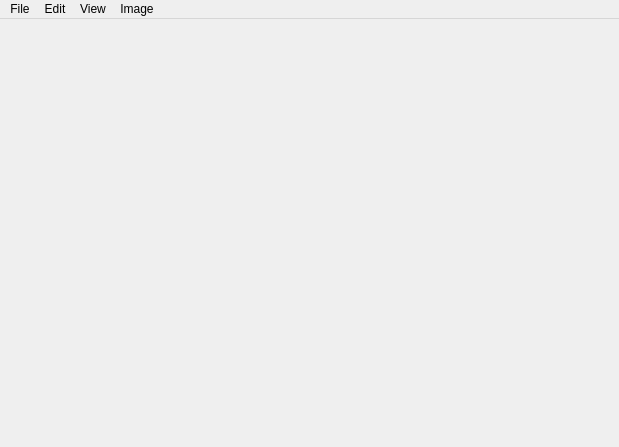
<ui version="4.0" >
 <class>DrawingWindowSpec</class>
 <widget class="QMainWindow" name="DrawingWindowSpec" >
  <property name="geometry" >
   <rect>
    <x>0</x>
    <y>0</y>
    <width>619</width>
    <height>447</height>
   </rect>
  </property>
  <property name="sizePolicy" >
   <sizepolicy vsizetype="Fixed" hsizetype="Fixed" >
    <horstretch>0</horstretch>
    <verstretch>0</verstretch>
   </sizepolicy>
  </property>
  <property name="windowTitle" >
   <string>Bee Canvas</string>
  </property>
  <widget class="QWidget" name="centralwidget" >
   <layout class="QHBoxLayout" >
    <property name="leftMargin" >
     <number>0</number>
    </property>
    <property name="topMargin" >
     <number>0</number>
    </property>
    <property name="rightMargin" >
     <number>0</number>
    </property>
    <property name="bottomMargin" >
     <number>0</number>
    </property>
    <item>
     <widget class="QWidget" native="1" name="PictureViewWidget" >
      <property name="sizePolicy" >
       <sizepolicy vsizetype="MinimumExpanding" hsizetype="MinimumExpanding" >
        <horstretch>0</horstretch>
        <verstretch>0</verstretch>
       </sizepolicy>
      </property>
      <property name="minimumSize" >
       <size>
        <width>100</width>
        <height>100</height>
       </size>
      </property>
     </widget>
    </item>
   </layout>
  </widget>
  <widget class="QMenuBar" name="menubar" >
   <property name="geometry" >
    <rect>
     <x>0</x>
     <y>0</y>
     <width>619</width>
     <height>35</height>
    </rect>
   </property>
   <widget class="QMenu" name="menuFile" >
    <property name="title" >
     <string>File</string>
    </property>
    <addaction name="action_File_Save" />
    <addaction name="action_File_Save_As" />
    <addaction name="action_File_Log" />
    <addaction name="separator" />
    <addaction name="action_File_Close" />
   </widget>
   <widget class="QMenu" name="menuView" >
    <property name="title" >
     <string>View</string>
    </property>
    <addaction name="action_Zoom_In" />
    <addaction name="action_Zoom_Out" />
    <addaction name="action_Zoom_1_1" />
   </widget>
   <widget class="QMenu" name="menuEdit" >
    <property name="title" >
     <string>Edit</string>
    </property>
    <addaction name="action_Edit_Undo" />
    <addaction name="action_Edit_Redo" />
   </widget>
   <widget class="QMenu" name="menuImage" >
    <property name="title" >
     <string>Image</string>
    </property>
    <widget class="QMenu" name="menuTransform" >
     <property name="title" >
      <string>Transform</string>
     </property>
     <addaction name="actionRotate_CW_90" />
     <addaction name="actionRotate_CCW_90" />
     <addaction name="actionRotate_180" />
     <addaction name="separator" />
     <addaction name="actionFlip_Horzontally" />
     <addaction name="actionFlip_Vertically" />
    </widget>
    <addaction name="action_Image_Canvas_Size" />
    <addaction name="action_Image_Scale_Image" />
    <addaction name="actionFlatten_Image" />
    <addaction name="menuTransform" />
   </widget>
   <addaction name="menuFile" />
   <addaction name="menuEdit" />
   <addaction name="menuView" />
   <addaction name="menuImage" />
  </widget>
  <action name="action_File_Save_As" >
   <property name="text" >
    <string>Save As</string>
   </property>
   <property name="shortcut" >
    <string>Ctrl+A</string>
   </property>
  </action>
  <action name="action_File_Close" >
   <property name="text" >
    <string>Close</string>
   </property>
  </action>
  <action name="action_Zoom_In" >
   <property name="text" >
    <string>Zoom In</string>
   </property>
   <property name="shortcut" >
    <string>+</string>
   </property>
  </action>
  <action name="action_Zoom_Out" >
   <property name="text" >
    <string>Zoom Out</string>
   </property>
   <property name="shortcut" >
    <string>-</string>
   </property>
  </action>
  <action name="action_Zoom_1_1" >
   <property name="text" >
    <string>Zoom 1:1</string>
   </property>
   <property name="shortcut" >
    <string>1</string>
   </property>
  </action>
  <action name="action_File_Save" >
   <property name="text" >
    <string>Save</string>
   </property>
   <property name="shortcut" >
    <string>Ctrl+S</string>
   </property>
  </action>
  <action name="action_Edit_Undo" >
   <property name="text" >
    <string>Undo</string>
   </property>
   <property name="shortcut" >
    <string>Ctrl+Z</string>
   </property>
  </action>
  <action name="action_Edit_Redo" >
   <property name="text" >
    <string>Redo</string>
   </property>
   <property name="shortcut" >
    <string>Ctrl+R</string>
   </property>
  </action>
  <action name="action_File_Log" >
   <property name="checkable" >
    <bool>true</bool>
   </property>
   <property name="text" >
    <string>Log</string>
   </property>
  </action>
  <action name="action_Image_Canvas_Size" >
   <property name="text" >
    <string>Canvas Size</string>
   </property>
  </action>
  <action name="action_Image_Scale_Image" >
   <property name="text" >
    <string>Scale Image</string>
   </property>
  </action>
  <action name="actionFlatten_Image" >
   <property name="text" >
    <string>Flatten Image</string>
   </property>
  </action>
  <action name="actionRotate_CW_90" >
   <property name="text" >
    <string>Rotate CW 90</string>
   </property>
  </action>
  <action name="actionRotate_CCW_90" >
   <property name="text" >
    <string>Rotate CCW 90</string>
   </property>
  </action>
  <action name="actionRotate_180" >
   <property name="text" >
    <string>Rotate 180</string>
   </property>
  </action>
  <action name="actionFlip_Horzontally" >
   <property name="text" >
    <string>Flip Horzontally</string>
   </property>
  </action>
  <action name="actionFlip_Vertically" >
   <property name="text" >
    <string>Flip Vertically</string>
   </property>
  </action>
 </widget>
 <resources/>
 <connections/>
</ui>
